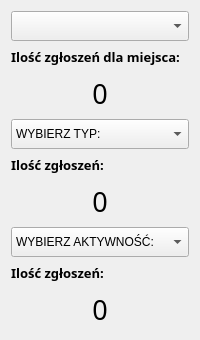
            <widget class="QWidget" name="page_ZGLOSZENIA">
             <layout class="QVBoxLayout" name="verticalLayout_4">
              <item>
               <widget class="QComboBox" name="comboBox_7">
                <property name="minimumSize">
                 <size>
                  <width>0</width>
                  <height>30</height>
                 </size>
                </property>
                <property name="maximumSize">
                 <size>
                  <width>16777215</width>
                  <height>30</height>
                 </size>
                </property>
               </widget>
              </item>
              <item>
               <widget class="QLabel" name="label_18">
                <property name="minimumSize">
                 <size>
                  <width>0</width>
                  <height>20</height>
                 </size>
                </property>
                <property name="maximumSize">
                 <size>
                  <width>16777215</width>
                  <height>20</height>
                 </size>
                </property>
                <property name="font">
                 <font>
                  <family>Calibri Light</family>
                  <pointsize>10</pointsize>
                  <weight>75</weight>
                  <italic>false</italic>
                  <bold>true</bold>
                 </font>
                </property>
                <property name="text">
                 <string>Ilość zgłoszeń dla miejsca:</string>
                </property>
               </widget>
              </item>
              <item>
               <widget class="QLabel" name="label_notifications_in_places">
                <property name="minimumSize">
                 <size>
                  <width>0</width>
                  <height>40</height>
                 </size>
                </property>
                <property name="maximumSize">
                 <size>
                  <width>16777215</width>
                  <height>40</height>
                 </size>
                </property>
                <property name="font">
                 <font>
                  <family>Calibri Light</family>
                  <pointsize>20</pointsize>
                 </font>
                </property>
                <property name="text">
                 <string>0</string>
                </property>
                <property name="alignment">
                 <set>Qt::AlignCenter</set>
                </property>
               </widget>
              </item>
              <item>
               <widget class="QComboBox" name="comboBox_9">
                <property name="minimumSize">
                 <size>
                  <width>0</width>
                  <height>30</height>
                 </size>
                </property>
                <property name="maximumSize">
                 <size>
                  <width>16777215</width>
                  <height>30</height>
                 </size>
                </property>
                <item>
                 <property name="text">
                  <string>WYBIERZ TYP:</string>
                 </property>
                </item>
                <item>
                 <property name="text">
                  <string>GW</string>
                 </property>
                </item>
                <item>
                 <property name="text">
                  <string>PG</string>
                 </property>
                </item>
                <item>
                 <property name="text">
                  <string>INNE</string>
                 </property>
                </item>
               </widget>
              </item>
              <item>
               <widget class="QLabel" name="label_19">
                <property name="minimumSize">
                 <size>
                  <width>0</width>
                  <height>20</height>
                 </size>
                </property>
                <property name="maximumSize">
                 <size>
                  <width>16777215</width>
                  <height>20</height>
                 </size>
                </property>
                <property name="font">
                 <font>
                  <family>Calibri Light</family>
                  <pointsize>10</pointsize>
                  <weight>75</weight>
                  <italic>false</italic>
                  <bold>true</bold>
                 </font>
                </property>
                <property name="text">
                 <string>Ilość zgłoszeń:</string>
                </property>
               </widget>
              </item>
              <item>
               <widget class="QLabel" name="label_notification_for_type">
                <property name="minimumSize">
                 <size>
                  <width>0</width>
                  <height>40</height>
                 </size>
                </property>
                <property name="maximumSize">
                 <size>
                  <width>16777215</width>
                  <height>40</height>
                 </size>
                </property>
                <property name="font">
                 <font>
                  <family>Calibri Light</family>
                  <pointsize>20</pointsize>
                 </font>
                </property>
                <property name="text">
                 <string>0</string>
                </property>
                <property name="alignment">
                 <set>Qt::AlignCenter</set>
                </property>
               </widget>
              </item>
              <item>
               <widget class="QComboBox" name="comboBox_10">
                <property name="minimumSize">
                 <size>
                  <width>0</width>
                  <height>30</height>
                 </size>
                </property>
                <property name="maximumSize">
                 <size>
                  <width>16777215</width>
                  <height>30</height>
                 </size>
                </property>
                <item>
                 <property name="text">
                  <string>WYBIERZ AKTYWNOŚĆ:</string>
                 </property>
                </item>
                <item>
                 <property name="text">
                  <string>A</string>
                 </property>
                </item>
                <item>
                 <property name="text">
                  <string>N</string>
                 </property>
                </item>
               </widget>
              </item>
              <item>
               <widget class="QLabel" name="label_20">
                <property name="minimumSize">
                 <size>
                  <width>0</width>
                  <height>20</height>
                 </size>
                </property>
                <property name="maximumSize">
                 <size>
                  <width>16777215</width>
                  <height>20</height>
                 </size>
                </property>
                <property name="font">
                 <font>
                  <family>Calibri Light</family>
                  <pointsize>10</pointsize>
                  <weight>75</weight>
                  <italic>false</italic>
                  <bold>true</bold>
                 </font>
                </property>
                <property name="text">
                 <string>Ilość zgłoszeń:</string>
                </property>
               </widget>
              </item>
              <item>
               <widget class="QLabel" name="label_notification_for_active">
                <property name="minimumSize">
                 <size>
                  <width>0</width>
                  <height>40</height>
                 </size>
                </property>
                <property name="maximumSize">
                 <size>
                  <width>16777215</width>
                  <height>40</height>
                 </size>
                </property>
                <property name="font">
                 <font>
                  <family>Calibri Light</family>
                  <pointsize>20</pointsize>
                 </font>
                </property>
                <property name="text">
                 <string>0</string>
                </property>
                <property name="alignment">
                 <set>Qt::AlignCenter</set>
                </property>
               </widget>
              </item>
             </layout>
            </widget>
